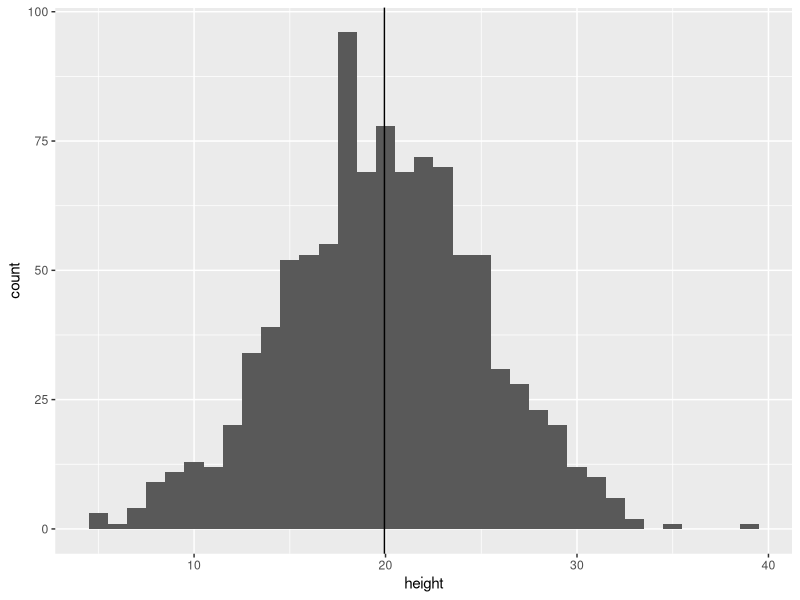
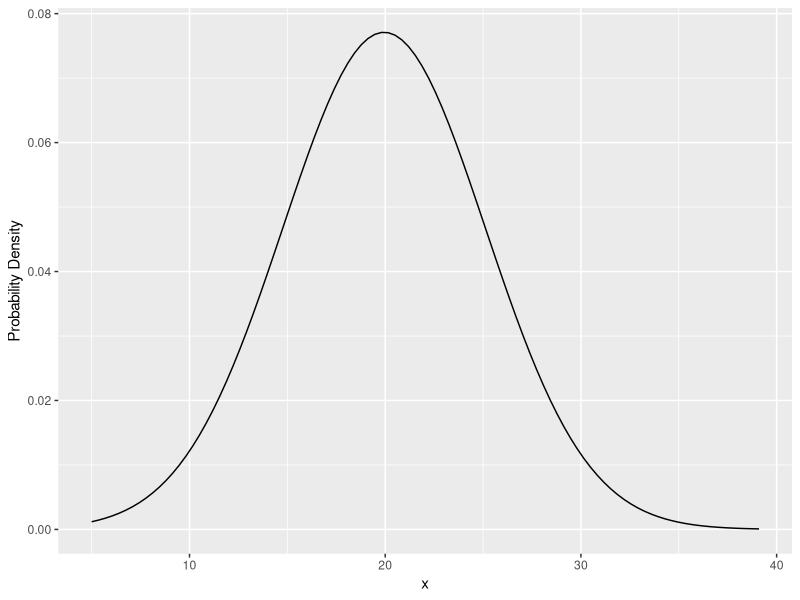
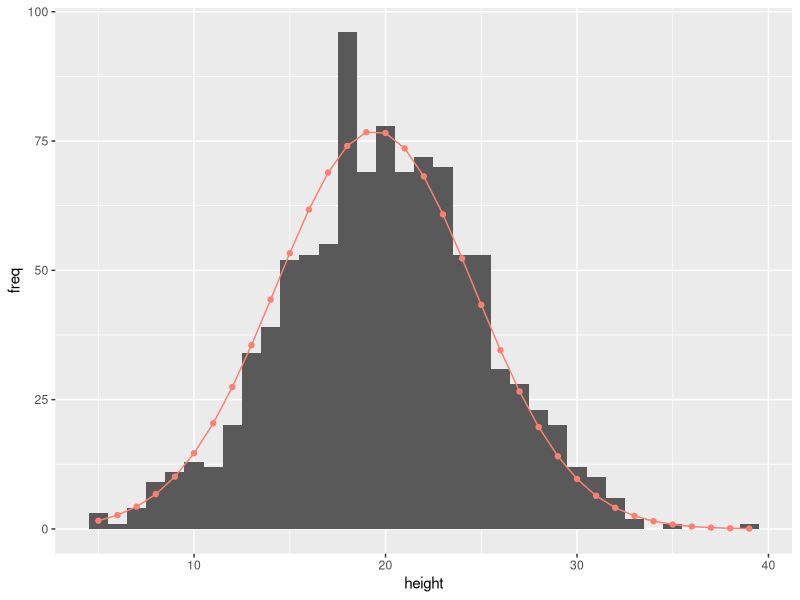
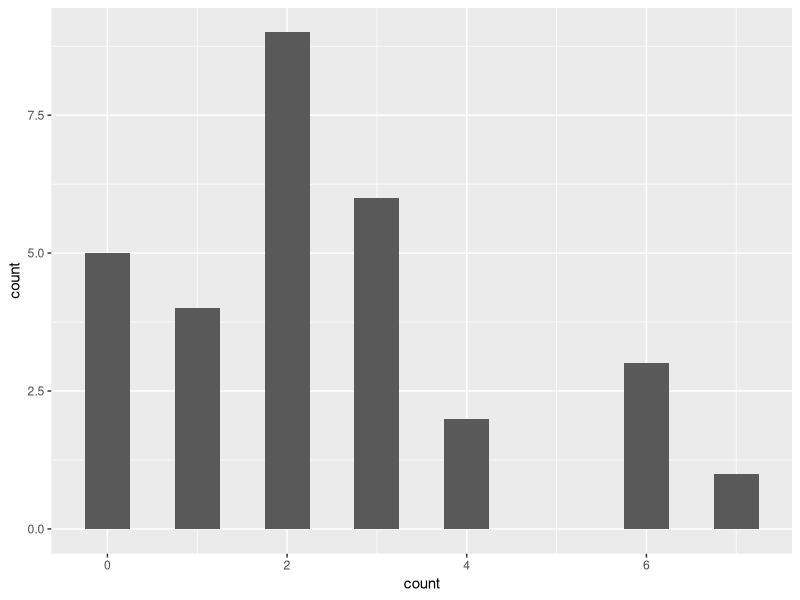
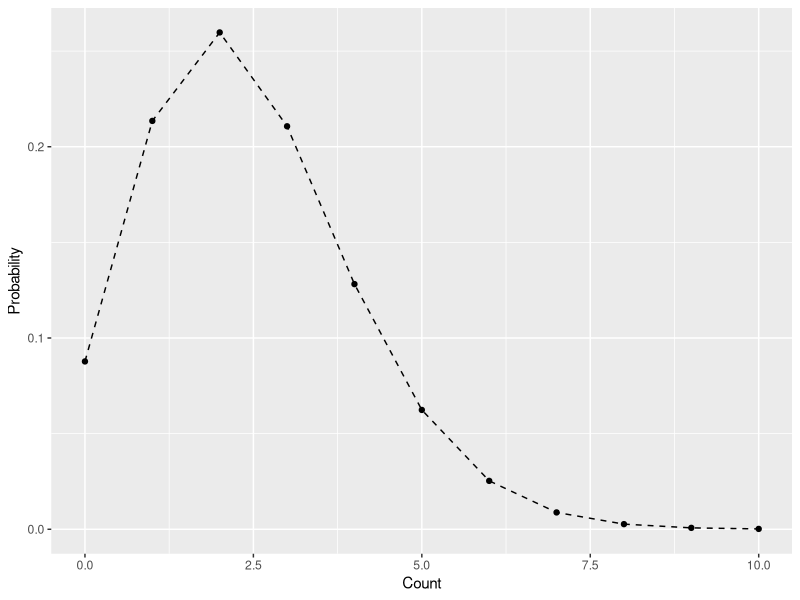
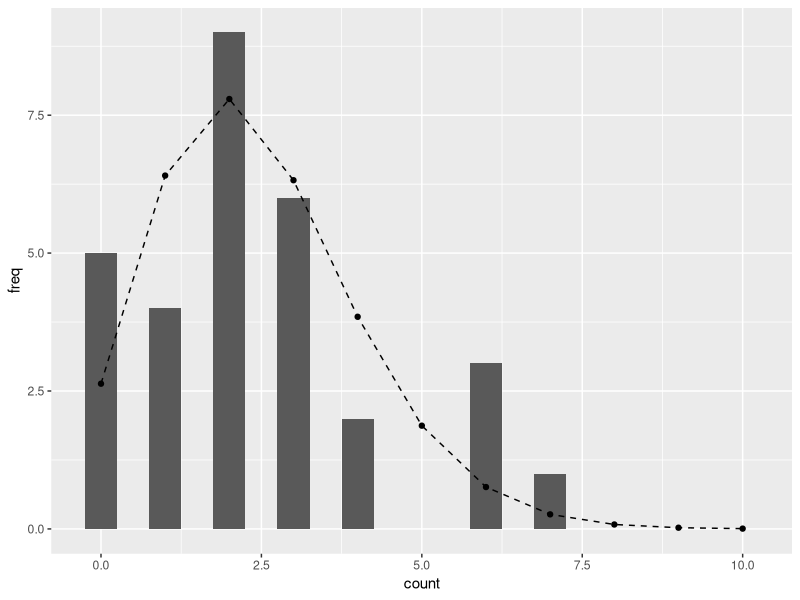
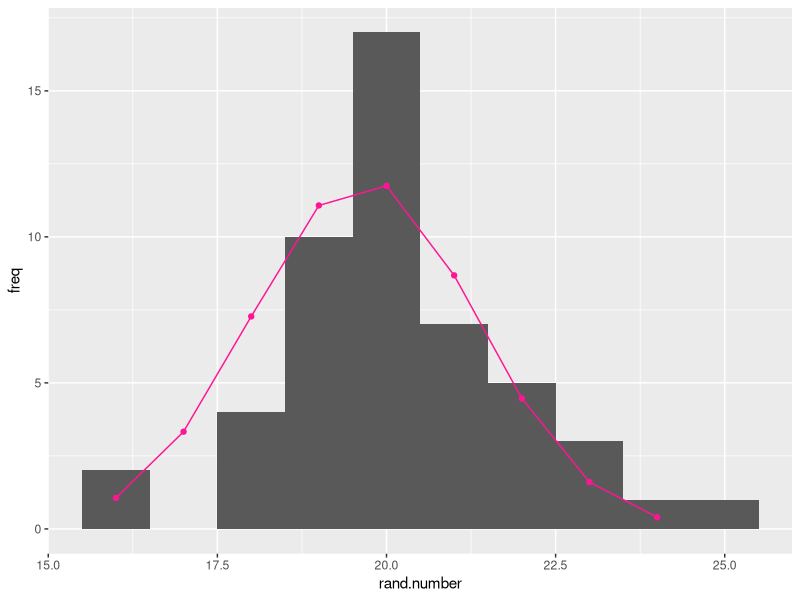
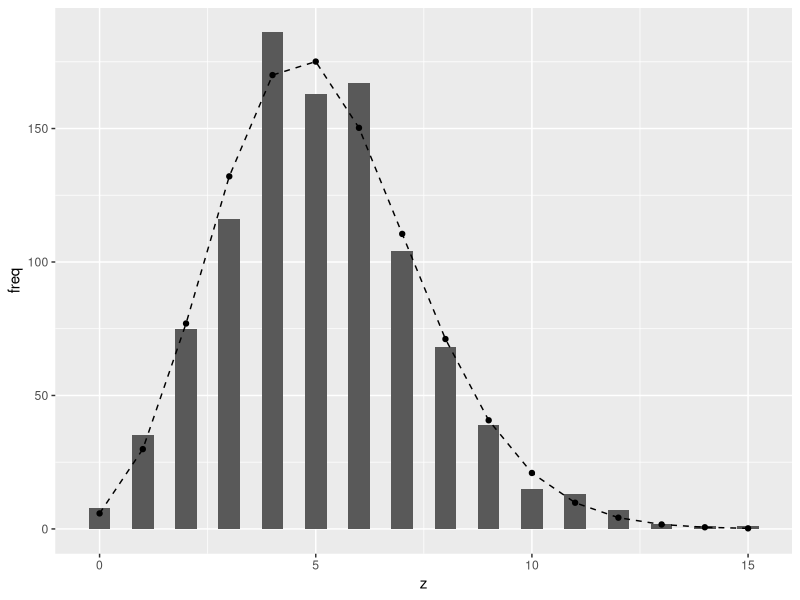

Write R code to recreate these figures, in order.
#' ---
#' title: "Set 6"
#' output: html_document
#' date: 2023-09-19
#' author: Jenna Jordan
#' ---

#+ message = FALSE, warning = FALSE
library(tidyverse)

# 3.1 Continuous Variable ------------------------------------------------

#Probability Density (is y axis)

# load csv data on R
df_h0 <- read_csv(here::here("data_raw/data_plant_height.csv"))

df_h0 %>% 
  ggplot(aes(x = height)) + 
  geom_histogram(binwidth = 1) + # specify binwidth
  geom_vline(aes(xintercept = mean(height))) # draw vertical line at the mean


## PDF to Frequency Distribution

# vector of x values
# seq() generate min to max values with specified numbers of elements or interval
# the following produce 100 elements
# not real data, hypothetical based on min and max
x <- seq(min(df_h0$height), max(df_h0$height), length = 100)

# calculate probability density
mu <- mean(df_h0$height)
sigma <- sd(df_h0$height)
pd <- dnorm(x, mean = mu, sd = sigma)
#pd = probability density
#dnorm = distribution normal
#x = point at which we want to measure probability density (height of histogram)

# figure
tibble(y = pd, x = x) %>% # data frame
  ggplot(aes(x = x, y = y)) +
  geom_line() + # draw lines
  labs(y = "Probability Density") # re-label
# y is dnorm or probabiliy density


## convert to ACTUAL probability
# probability of x < 10
p10 <- pnorm(q = 10, mean = mu, sd = sigma)
print(p10)

# probability of x < 20
p20 <- pnorm(q = 20, mean = mu, sd = sigma)
print(p20)

# probability of 10 < x < 20
p20_10 <- p20 - p10
print(p20_10)


##Estimates compare to Frequency Data

x_min <- floor(min(df_h0$height)) # floor takes the integer part of the value
x_max <- ceiling(max(df_h0$height)) # ceiling takes the next closest integer
bin <- seq(x_min, x_max, by = 1) # each bin has 1cm
bin

p <- NULL # empty object for probability
for (i in 1:(length(bin) - 1)) {
  p[i] <- pnorm(bin[i+1], mean = mu, sd = sigma) - pnorm(bin[i], mean = mu, sd = sigma)
}
#calculates probability for *each* number between min and max (numbers in index)

# data frame for probability
# bin: last element [-length(bin)] was removed to match length since only 35 not 36
# expected frequency in each bin is "prob times sample size"
df_prob <- tibble(p, bin = bin[-length(bin)]) %>% 
  mutate(freq = p * nrow(df_h0))
df_prob
#multiply total number of observations by probability = expected frequency

##overlay -- expectation and observation
df_h0 %>% 
  ggplot(aes(x = height)) +        #makes histogram using df_h0
  geom_histogram(binwidth = 1) +   #using a different data frame: df_prob (points)
  geom_point(data = df_prob,
             aes(y = freq,
                 x = bin),
             color = "salmon") +   #adding line to points of expected frequency points
  geom_line(data = df_prob,
            aes(y = freq,
                x = bin),
            color = "salmon")


# 3.2 Discrete Variable -----------------------------------------------------------

#discrete (y axis = actual probability)

df_count <- read_csv(here::here("data_raw/data_garden_count.csv"))
print(df_count)

df_count %>% 
  ggplot(aes(x = count)) +
  geom_histogram(binwidth = 0.5, # define binwidth
                 center = 0) # relative position of each bin is in center
  #gaps due to discrete data

# vector of x values
# create a vector of 0 to 10 with an interval one
# must be integer of > 0
x <- seq(0, 10, by = 1)
x

# calculate probability mass
lambda_hat <- mean(df_count$count)
pm <- dpois(x, lambda = lambda_hat)
lambda_hat
pm

# figure
tibble(y = pm, x = x) %>% # data frame
  ggplot(aes(x = x, y = y)) +
  geom_line(linetype = "dashed") + # draw dashed lines
  geom_point() + # draw points
  labs(y = "Probability",
       x = "Count") # re-label


##change y-axis from probability to frequency

df_prob <- tibble(x = x, y = pm) %>% 
  mutate(freq = y * nrow(df_count)) # prob x sample size

df_count %>% 
  ggplot(aes(x = count)) +
  geom_histogram(binwidth = 0.5,
                 center = 0) +
  geom_line(data = df_prob,
            aes(x = x,
                y = freq),
            linetype = "dashed") +
  geom_point(data = df_prob,
             aes(x = x,
                 y = freq))


# Laboratory --------------------------------------------------------------

#+ message = FALSE, warning = FALSE
library(tidyverse)

# 3.4.1 ---
set.seed(100)

df <- data.frame(rand.number = rnorm(n = 50, mean = 20, sd = 2))

mu <- mean(df$rand.number)
sigma <- sd(df$rand.number)
pd <- dnorm(x, mean = mu, sd = sigma)

x_min <- floor(min(df$rand.number)) #need floor to define bin by integer
x_max <- ceiling(max(df$rand.number))
bin <- seq(x_min, x_max, by = 1)

p <- NULL

 for(i in 1:(length(bin) - 1)) {
   p[i] <- pnorm(bin[i+1], mean = mu, sd = sigma) - pnorm(bin[i], mean = mu, sd = sigma) #calculating area under curve for each index
 }

df_prob <- tibble (p, bin = bin[-length(bin)]) %>%
  mutate(freq = p * nrow(df))

df %>%
  ggplot(aes(x = rand.number)) +
  geom_histogram(binwidth = 1, center = 0) +
  geom_point(data = df_prob,
             aes(y = freq,
                 x = bin),
              color = "deeppink") +
  geom_line(data = df_prob,
            aes(y = freq,
                x = bin),
            color = "deeppink")

# 3.4.2 ---

pnumber <- rpois(n = 1000, lambda = 5)

lambda_h <- mean(pnumber)


bin_dfp <- seq(floor(min(pnumber)), ceiling(max(pnumber)), by = 1)

pm <- dpois(bin_dfp, lambda = lambda_h)
                
df_prob_p <- tibble(x = bin_dfp, y = pm) %>%
  mutate(freq = y * length(pnumber))

tibble(z = pnumber) %>% 
  ggplot(aes(x = z)) +
  geom_histogram(binwidth = 0.5,
                 center = 0) +
  geom_line(data = df_prob_p,
            aes(x = bin_dfp,
                y = freq),
            linetype = "dashed") +
  geom_point(data = df_prob_p,
             aes(x = bin_dfp,
                 y = freq))
